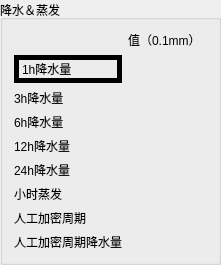
   <widget class="QGroupBox" name="RainAndE_GB">
    <property name="geometry">
     <rect>
      <x>530</x>
      <y>10</y>
      <width>221</width>
      <height>221</height>
     </rect>
    </property>
    <property name="title">
     <string>降水＆蒸发</string>
    </property>
    <layout class="QGridLayout" name="gridLayout_7">
     <item row="8" column="0">
      <widget class="QLabel" name="label_63">
       <property name="text">
        <string>人工加密周期降水量</string>
       </property>
      </widget>
     </item>
     <item row="6" column="0">
      <widget class="QLabel" name="label_56">
       <property name="text">
        <string>小时蒸发</string>
       </property>
      </widget>
     </item>
     <item row="7" column="0">
      <widget class="QLabel" name="label_62">
       <property name="text">
        <string>人工加密周期</string>
       </property>
      </widget>
     </item>
     <item row="2" column="1">
      <widget class="MyDoubleLabel" name="HRain3_DL">
       <property name="styleSheet">
        <string notr="true"/>
       </property>
       <property name="rightText">
        <string>99999</string>
       </property>
       <property name="leftText">
        <string>99999</string>
       </property>
       <property name="alignment">
        <enum>MyDoubleLabel::AlignLeft</enum>
       </property>
      </widget>
     </item>
     <item row="2" column="0">
      <widget class="QLabel" name="label_58">
       <property name="text">
        <string>3h降水量</string>
       </property>
      </widget>
     </item>
     <item row="3" column="0">
      <widget class="QLabel" name="label_59">
       <property name="text">
        <string>6h降水量</string>
       </property>
      </widget>
     </item>
     <item row="1" column="0">
      <widget class="QLabel" name="label_57">
       <property name="styleSheet">
        <string notr="true">border-style:solid;
border-width:5px;
</string>
       </property>
       <property name="text">
        <string>1h降水量</string>
       </property>
      </widget>
     </item>
     <item row="5" column="0">
      <widget class="QLabel" name="label_61">
       <property name="text">
        <string>24h降水量</string>
       </property>
      </widget>
     </item>
     <item row="0" column="1">
      <widget class="QLabel" name="label_55">
       <property name="text">
        <string>值（0.1mm）</string>
       </property>
      </widget>
     </item>
     <item row="4" column="0">
      <widget class="QLabel" name="label_60">
       <property name="text">
        <string>12h降水量</string>
       </property>
      </widget>
     </item>
     <item row="1" column="1">
      <widget class="MyDoubleLabel" name="HRain_DL">
       <property name="styleSheet">
        <string notr="true"/>
       </property>
       <property name="rightText">
        <string>99999</string>
       </property>
       <property name="leftText">
        <string>99999</string>
       </property>
       <property name="alignment">
        <enum>MyDoubleLabel::AlignLeft</enum>
       </property>
      </widget>
     </item>
     <item row="8" column="1">
      <widget class="MyDoubleLabel" name="RainM_DL">
       <property name="styleSheet">
        <string notr="true"/>
       </property>
       <property name="rightText">
        <string>99999</string>
       </property>
       <property name="leftText">
        <string>99999</string>
       </property>
       <property name="alignment">
        <enum>MyDoubleLabel::AlignLeft</enum>
       </property>
      </widget>
     </item>
     <item row="3" column="1">
      <widget class="MyDoubleLabel" name="HRain6_DL">
       <property name="styleSheet">
        <string notr="true"/>
       </property>
       <property name="rightText">
        <string>99999</string>
       </property>
       <property name="leftText">
        <string>99999</string>
       </property>
       <property name="alignment">
        <enum>MyDoubleLabel::AlignLeft</enum>
       </property>
      </widget>
     </item>
     <item row="4" column="1">
      <widget class="MyDoubleLabel" name="HRain12_DL">
       <property name="styleSheet">
        <string notr="true"/>
       </property>
       <property name="rightText">
        <string>99999</string>
       </property>
       <property name="leftText">
        <string>99999</string>
       </property>
       <property name="alignment">
        <enum>MyDoubleLabel::AlignLeft</enum>
       </property>
      </widget>
     </item>
     <item row="5" column="1">
      <widget class="MyDoubleLabel" name="HRain24_DL">
       <property name="styleSheet">
        <string notr="true"/>
       </property>
       <property name="rightText">
        <string>99999</string>
       </property>
       <property name="leftText">
        <string>99999</string>
       </property>
       <property name="alignment">
        <enum>MyDoubleLabel::AlignLeft</enum>
       </property>
      </widget>
     </item>
     <item row="6" column="1">
      <widget class="MyDoubleLabel" name="E_DL">
       <property name="styleSheet">
        <string notr="true"/>
       </property>
       <property name="rightText">
        <string>99999</string>
       </property>
       <property name="leftText">
        <string>99999</string>
       </property>
       <property name="alignment">
        <enum>MyDoubleLabel::AlignLeft</enum>
       </property>
      </widget>
     </item>
     <item row="7" column="1">
      <widget class="MyDoubleLabel" name="RainMT_DL">
       <property name="styleSheet">
        <string notr="true"/>
       </property>
       <property name="rightText">
        <string>99999</string>
       </property>
       <property name="leftText">
        <string>99999</string>
       </property>
       <property name="alignment">
        <enum>MyDoubleLabel::AlignLeft</enum>
       </property>
      </widget>
     </item>
     <item row="9" column="0">
      <spacer name="verticalSpacer_4">
       <property name="orientation">
        <enum>Qt::Vertical</enum>
       </property>
       <property name="sizeHint" stdset="0">
        <size>
         <width>20</width>
         <height>40</height>
        </size>
       </property>
      </spacer>
     </item>
    </layout>
   </widget>
